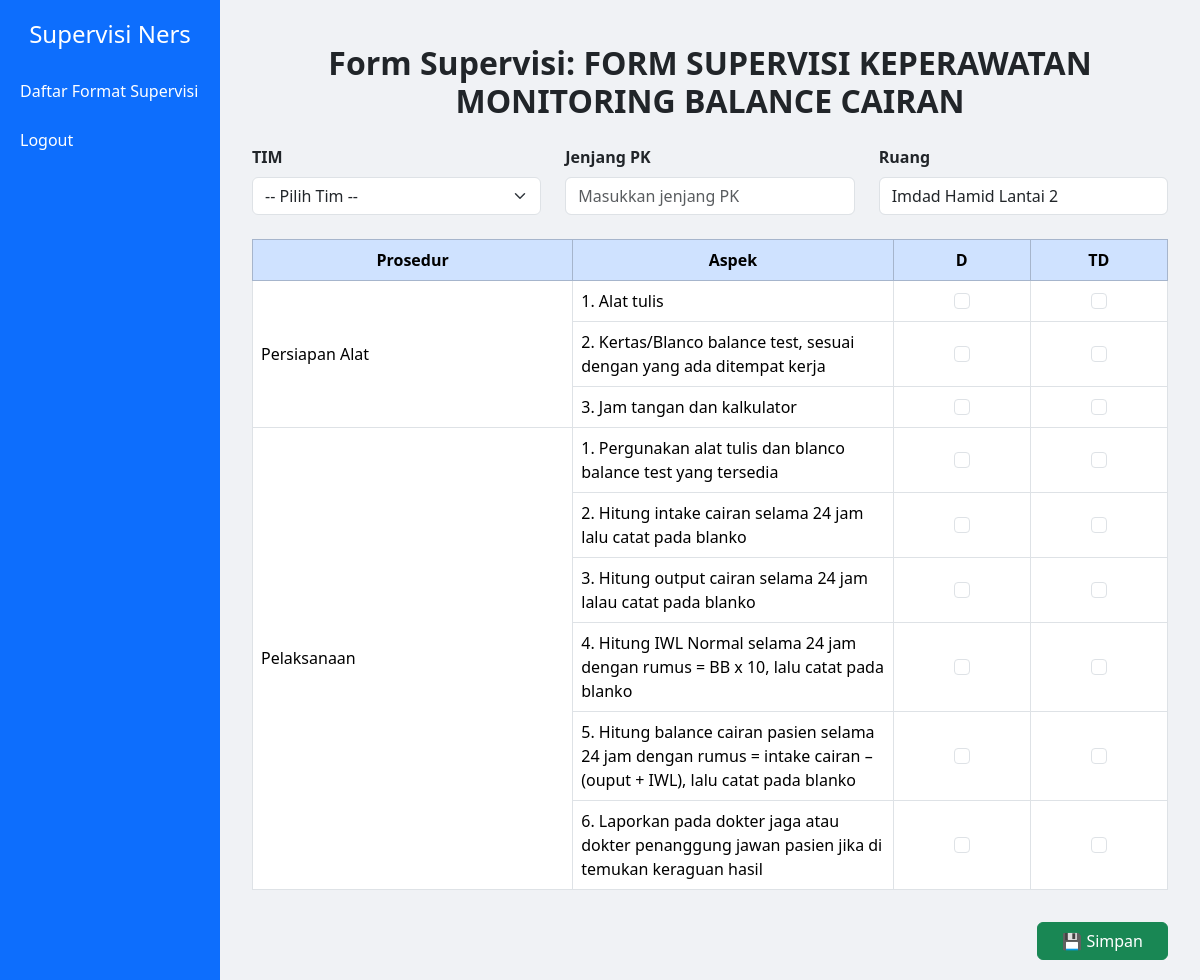
The page /formats/5/isi/ (signed in) on the database its author committed.
### supervisi/models.py (models this page shows, shortened)
class FormatSupervisi(models.Model):
    nama = models.CharField(max_length=255)
    deskripsi = models.TextField(blank=True, null=True)

class ItemFormat(models.Model):
    format_supervisi = models.ForeignKey(FormatSupervisi, on_delete=models.CASCADE, related_name='items')
    pertanyaan = models.TextField()
    bobot = models.FloatField(default=1)

class AspekFormat(models.Model):
    item_format = models.ForeignKey(ItemFormat, on_delete=models.CASCADE, related_name='aspek')
    nama_aspek = models.CharField(max_length=500)
    d = models.BooleanField(default=False)
    td = models.BooleanField(default=False)

### supervisi/views.py (the view, shortened to what this page needs)
# urls.py: path('formats/<int:format_id>/isi/', views.isi_supervisi, name='isi_supervisi'),
@login_required
def isi_supervisi(request, format_id):
    format_supervisi = get_object_or_404(FormatSupervisi, id=format_id)
    items = format_supervisi.items.prefetch_related('aspek')
    return render(request, 'supervisi/isi_supervisi.html', {
        'format': format_supervisi,
        'items': items
    })

### templates/supervisi/isi_supervisi.html (shortened to what this page needs)
{% extends 'base.html' %}
{% block content %}
<div class="container mt-4">
    <h2 class="mb-4 text-center fw-bold">Form Supervisi: {{ format.nama }}</h2>
    <form method="post">
        <div class="row mb-4">
            <div class="col-md-4">
                <label class="form-label fw-semibold">TIM</label>
                <select name="tim" class="form-select" required>
                    <option value="">-- Pilih Tim --</option>
                </select>
            </div>
            <div class="col-md-4">
                <label class="form-label fw-semibold">Jenjang PK</label>
                <input type="text" name="jenjang_pk" class="form-control" placeholder="Masukkan jenjang PK" required>
            </div>
            <div class="col-md-4">
                <label class="form-label fw-semibold">Ruang</label>
                <input type="text" name="ruang" class="form-control" value="Imdad Hamid Lantai 2" required>
            </div>
        </div>
        <div class="table-responsive">
            <table class="table table-bordered align-middle">
                <thead class="table-primary text-center">
                    <tr>
                        <th style="width: 35%">Prosedur</th>
                        <th style="width: 35%">Aspek</th>
                        <th style="width: 15%">D</th>
                        <th style="width: 15%">TD</th>
                    </tr>
                </thead>
                <tbody>
                    {% for item in items %}
                        {% for aspek in item.aspek.all %}
                        <tr>
                            {% if forloop.first %}
                            <td rowspan="{{ item.aspek.count }}" class="align-middle">{{ item.pertanyaan }}</td>
                            {% endif %}
                            <td>{{ aspek.nama_aspek }}</td>
                            <td class="text-center">
                                <input type="checkbox" name="d_{{ aspek.id }}" class="form-check-input"
                                       onclick="toggleCheck('{{ aspek.id }}', 'd')">
                            </td>
                            <td class="text-center">
                                <input type="checkbox" name="td_{{ aspek.id }}" class="form-check-input"
                                       onclick="toggleCheck('{{ aspek.id }}', 'td')">
                            </td>
                        </tr>
                        {% endfor %}
                    {% empty %}
                        <tr>
                            <td colspan="4" class="text-center text-muted">Belum ada data supervisi</td>
                        </tr>
                    {% endfor %}
                </tbody>
            </table>
        </div>
        <div class="text-end mt-3">
            <button type="submit" class="btn btn-success px-4">💾 Simpan</button>
        </div>
    </form>
</div>
{% endblock %}

### templates/base.html (style rules this page uses)
body { min-height: 100vh; display: flex; background-color: #f0f2f5; }

### rows shown on the page
FormatSupervisi: nama "FORM SUPERVISI KEPERAWATAN MONITORING BALANCE CAIRAN"
ItemFormat: pertanyaan "Persiapan Alat"
AspekFormat: nama_aspek "1. Alat tulis"
AspekFormat: nama_aspek "2. Kertas/Blanco balance test, sesuai dengan yang ada ditempat kerja"
AspekFormat: nama_aspek "3. Jam tangan dan kalkulator"
ItemFormat: pertanyaan "Pelaksanaan"
AspekFormat: nama_aspek "1. Pergunakan alat tulis dan blanco balance test yang tersedia"
AspekFormat: nama_aspek "2. Hitung intake cairan selama 24 jam lalu catat pada blanko"
AspekFormat: nama_aspek "3. Hitung output cairan selama 24 jam lalau catat pada blanko"
AspekFormat: nama_aspek "4. Hitung IWL Normal selama 24 jam dengan rumus = BB x 10, lalu catat pada blanko"
AspekFormat: nama_aspek "5. Hitung balance cairan pasien selama 24 jam dengan rumus = intake cairan – (ouput + IWL), lalu catat pada blanko"
AspekFormat: nama_aspek "6. Laporkan pada dokter jaga atau dokter penanggung jawan pasien jika di temukan keraguan hasil"
